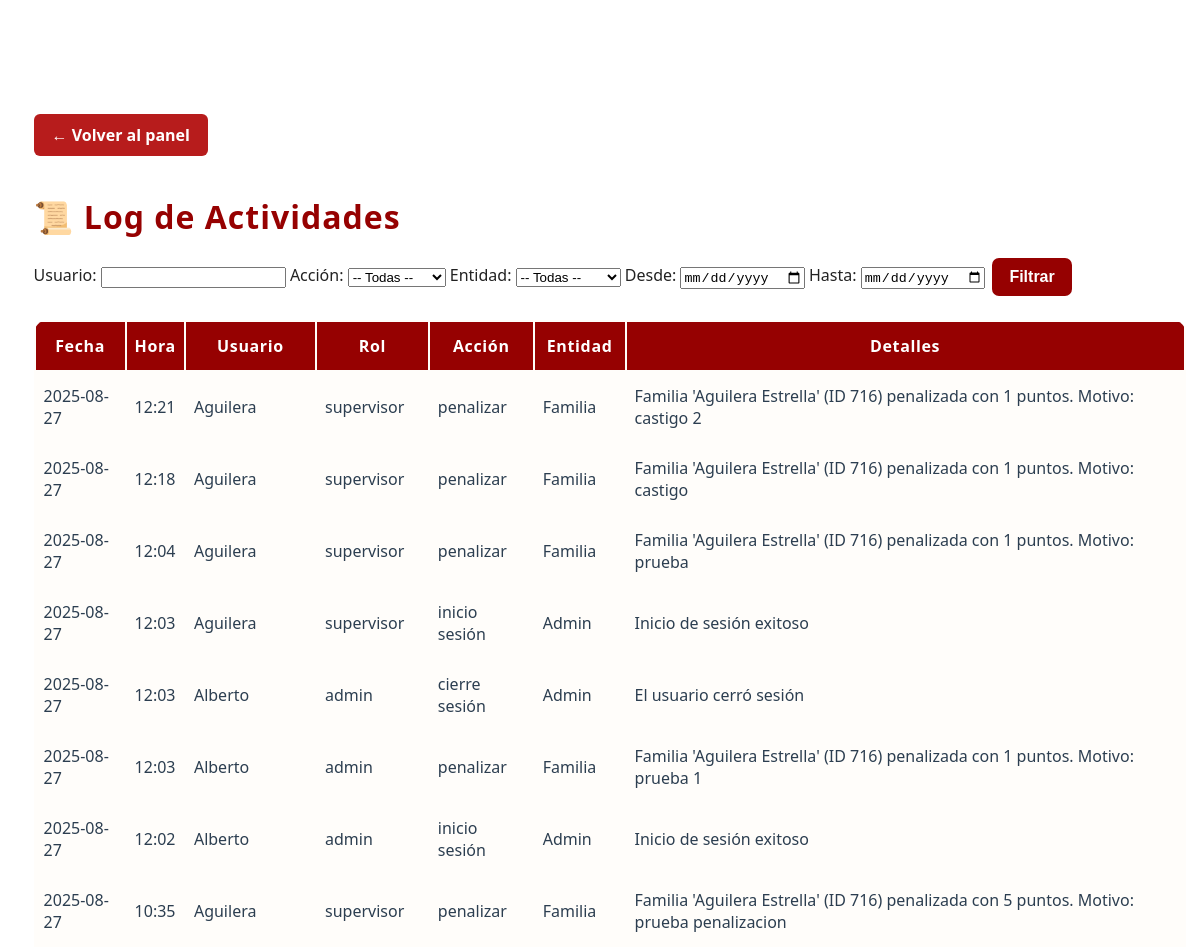
Before: /admin/log (signed in, upper part) with the older database file.
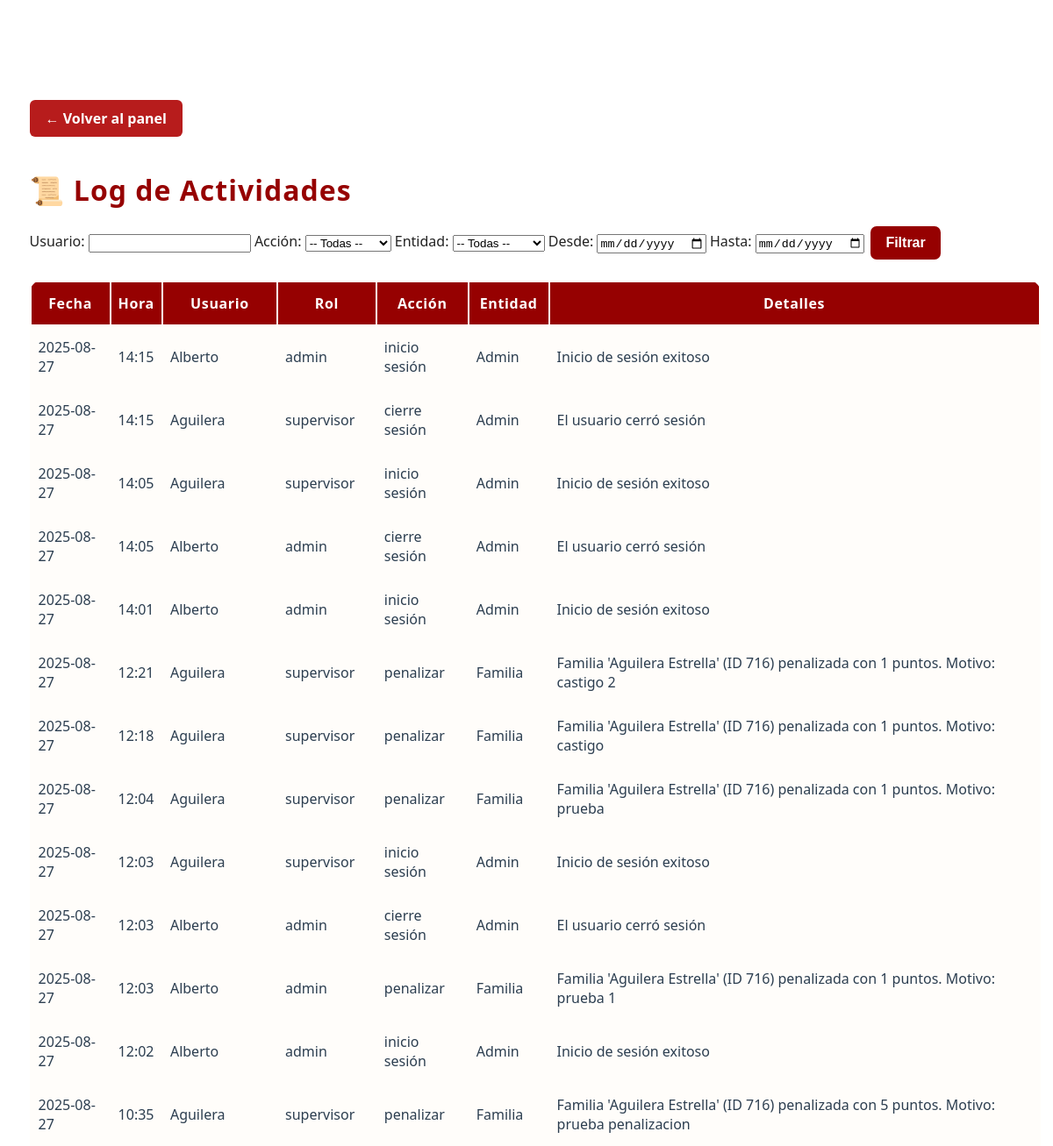
After: the same page with the newer database file.
### app/models.py (models this page shows, shortened)
class LogEntry(db.Model):
    __tablename__ = 'log_entries'
    id = db.Column(db.Integer, primary_key=True)
    timestamp = db.Column(
        db.DateTime,
        default=lambda: datetime.now(pytz.timezone('America/Merida')).replace(tzinfo=None),
        nullable=False
    )
    user = db.Column(db.String(64), nullable=False)
    role = db.Column(db.String(32), nullable=False)
    action = db.Column(db.String(32), nullable=False)   # e.g. 'crear', 'editar', 'eliminar', 'login'
    entity = db.Column(db.String(32), nullable=False)   # e.g. 'Familia', 'EventoQR', 'Admin'
    details = db.Column(db.Text, nullable=True)         # Descripción detallada

### app/routes.py (the view)
@app.route("/admin/log")
@login_requerido_admin
def log():
    usuario     = request.args.get("usuario", "")
    accion      = request.args.get("accion", "")
    entidad     = request.args.get("entidad", "")
    fecha_desde = request.args.get("desde", "")
    fecha_hasta = request.args.get("hasta", "")
    q = LogEntry.query
    if usuario:
        q = q.filter(LogEntry.user.ilike(f"%{usuario}%"))
    if accion:
        q = q.filter(LogEntry.action == accion)
    if entidad:
        q = q.filter(LogEntry.entity == entidad)
    if fecha_desde:
        dt = datetime.strptime(fecha_desde, "%Y-%m-%d")
        q = q.filter(LogEntry.timestamp >= dt)
    if fecha_hasta:
        dt = datetime.strptime(fecha_hasta, "%Y-%m-%d") + timedelta(hours=23, minutes=59, seconds=59)
        q = q.filter(LogEntry.timestamp <= dt)
    entries = q.order_by(LogEntry.timestamp.desc()).all()
    local_tz = pytz.timezone("America/Mexico_City")
    for e in entries:
        e.local_ts = e.timestamp.replace(tzinfo=pytz.utc).astimezone(local_tz)
    return render_template("log.html", entries=entries)

### app/__init__.py (called while the page is built)
@app.before_request
def mantener_sesion_activa():
    session.permanent = True

@app.template_filter('localtime')
def localtime_filter(utc_dt):
    if utc_dt is None:
        return ''
    local_tz = pytz.timezone('America/Mexico_City')
    if utc_dt.tzinfo is None:
        utc_dt = pytz.utc.localize(utc_dt)
    return utc_dt.astimezone(local_tz).strftime('%Y-%m-%d %H:%M')

### app/routes.py (called while the page is built, shortened)
def login_requerido_admin(f):
    @wraps(f)
    def decorada(*args, **kwargs):
        if "admin_id" not in session:
            return redirect(url_for("login"))
        return f(*args, **kwargs)
    return decorada

@app.before_request
def refrescar_timeout():
    if "admin_id" in session:
        now = datetime.utcnow()
        last = session.get("last_activity", now)
        if hasattr(last, "tzinfo") and last.tzinfo is not None:
            last = last.astimezone(timezone.utc).replace(tzinfo=None)

### app/templates/log.html (shortened to what this page needs)
<!DOCTYPE html>
<html lang="es">
<head>
    <link rel="stylesheet" href="{{ url_for('static', filename='css/admin.css') }}">
    <link rel="stylesheet" href="https://cdn.datatables.net/1.13.6/css/jquery.dataTables.min.css">
</head>
<body>
    <div class="admin-contenedor">
        <a href="{{ url_for('panel_admin') }}" class="btn-volver" style="margin-bottom:1.1em; display:inline-block;">← Volver al panel</a>
        <h1 style="margin-bottom:0.5em;">📜 Log de Actividades</h1>
        <form method="GET" class="log-filter-form">
            <div class="log-filter-row">
                <label>Usuario:</label>
                <input type="text" name="usuario" value="{{ request.args.get('usuario','') }}">
                <label>Acción:</label>
                <select name="accion">
                    <option value="">-- Todas --</option>
                </select>
                <label>Entidad:</label>
                <select name="entidad">
                    <option value="">-- Todas --</option>
                </select>
                <label>Desde:</label>
                <input type="date" name="desde" value="{{ request.args.get('desde','') }}">
                <label>Hasta:</label>
                <input type="date" name="hasta" value="{{ request.args.get('hasta','') }}">
                <button type="submit" class="btn btn-primary">Filtrar</button>
            </div>
        </form>
        <div class="table-responsive">
            <table id="tabla-log" class="display stripe" style="width:100%;">
                <thead>
                    <tr>
                        <th>Fecha</th>
                        <th>Hora</th>
                        <th>Usuario</th>
                        <th>Rol</th>
                        <th>Acción</th>
                        <th>Entidad</th>
                        <th>Detalles</th>
                    </tr>
                </thead>
                <tbody>
                    {% for entry in entries %}
                        {% set local = entry.timestamp|localtime %}
                        <tr>
                            <td>{{ local[:10] }}</td>
                            <td>{{ local[11:] }}</td>
                            <td>{{ entry.user }}</td>
                            <td>{{ entry.role }}</td>
                            <td>{{ entry.action }}</td>
                            <td>{{ entry.entity }}</td>
                            <td>{{ entry.details }}</td>
                        </tr>
                    {% endfor %}
                </tbody>
            </table>
        </div>
    </div>
</body>
</html>

Changed rows visible on the page:
added LogEntry: timestamp "2025-08-27", local "14:15", user "Alberto", role "admin", action "inicio sesión", entity "Admin", details "Inicio de sesión exitoso"
added LogEntry: timestamp "2025-08-27", local "14:15", user "Aguilera", role "supervisor", action "cierre sesión", entity "Admin", details "El usuario cerró sesión"
added LogEntry: timestamp "2025-08-27", local "14:05", user "Aguilera", role "supervisor", action "inicio sesión", entity "Admin", details "Inicio de sesión exitoso"
added LogEntry: timestamp "2025-08-27", local "14:05", user "Alberto", role "admin", action "cierre sesión", entity "Admin", details "El usuario cerró sesión"
added LogEntry: timestamp "2025-08-27", local "14:01", user "Alberto", role "admin", action "inicio sesión", entity "Admin", details "Inicio de sesión exitoso"
